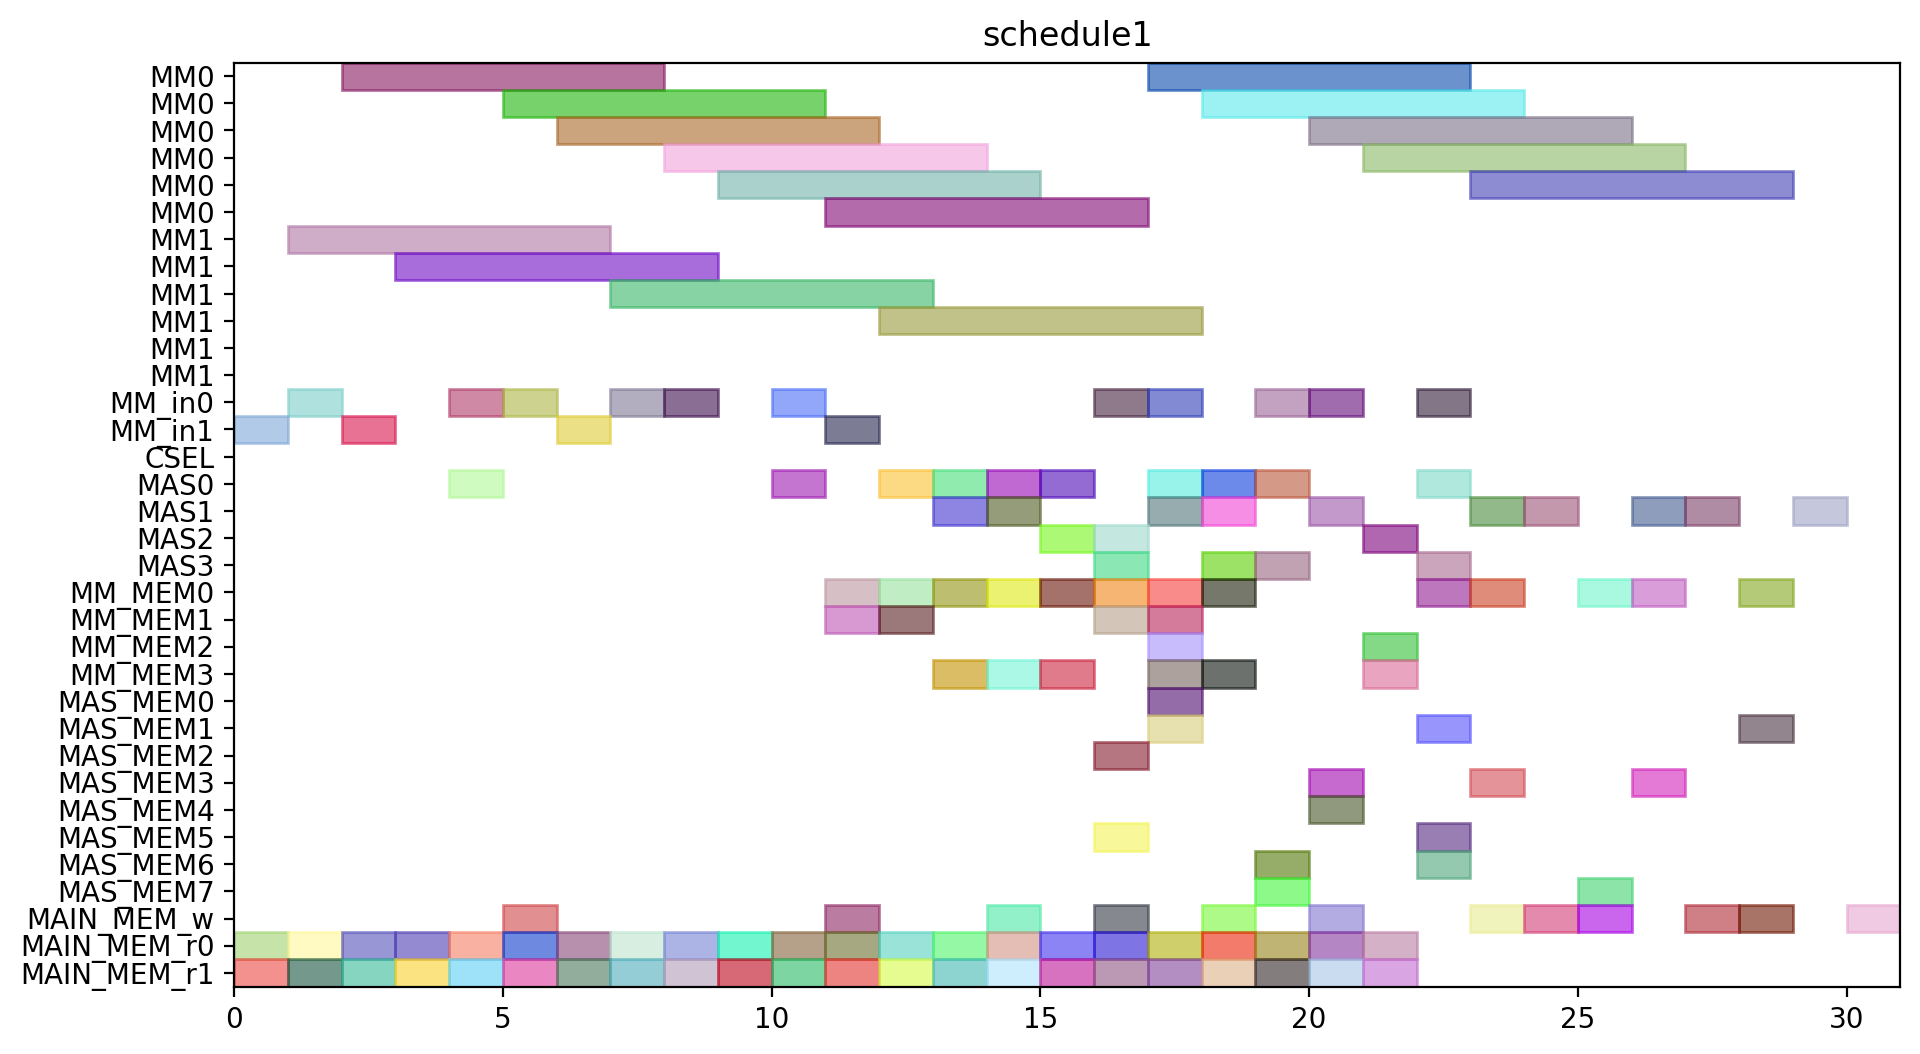

Write Python code to recreate this figure.
from pyschedule import Scenario, solvers, plotters, alt


def solve():
	horizon = 143
	S = Scenario("schedule1", horizon=horizon)

	# resource
	MM = S.Resources('MM', num=2, size=6)
	MM_in = S.Resources('MM_in', num=2)
	CSEL = S.Resource('CSEL')
	MAS = S.Resources('MAS', num=4, size=1, periods=range(1, horizon))
	MM_MEM = S.Resources('MM_MEM', num=4)
	MAS_MEM = S.Resources('MAS_MEM', num=8)
	MAIN_MEM_w = S.Resource('MAIN_MEM_w', size=1)
	MAIN_MEM_r = S.Resources('MAIN_MEM_r', num=2)

	# result of previous scheduling
	c20_t0_in = S.Task('c20_t0_in', length=1, delay_cost=1)
	S += c20_t0_in >= 0
	c20_t0_in += MM_in[1]

	c20_t0_mem0 = S.Task('c20_t0_mem0', length=1, delay_cost=1)
	S += c20_t0_mem0 >= 0
	c20_t0_mem0 += MAIN_MEM_r[0]

	c20_t0_mem1 = S.Task('c20_t0_mem1', length=1, delay_cost=1)
	S += c20_t0_mem1 >= 0
	c20_t0_mem1 += MAIN_MEM_r[1]

	c01_t1_in = S.Task('c01_t1_in', length=1, delay_cost=1)
	S += c01_t1_in >= 1
	c01_t1_in += MM_in[0]

	c01_t1_mem0 = S.Task('c01_t1_mem0', length=1, delay_cost=1)
	S += c01_t1_mem0 >= 1
	c01_t1_mem0 += MAIN_MEM_r[0]

	c01_t1_mem1 = S.Task('c01_t1_mem1', length=1, delay_cost=1)
	S += c01_t1_mem1 >= 1
	c01_t1_mem1 += MAIN_MEM_r[1]

	c20_t0 = S.Task('c20_t0', length=6, delay_cost=1)
	S += c20_t0 >= 1
	c20_t0 += MM[1]

	c01_t1 = S.Task('c01_t1', length=6, delay_cost=1)
	S += c01_t1 >= 2
	c01_t1 += MM[0]

	c11_t1_in = S.Task('c11_t1_in', length=1, delay_cost=1)
	S += c11_t1_in >= 2
	c11_t1_in += MM_in[1]

	c11_t1_mem0 = S.Task('c11_t1_mem0', length=1, delay_cost=1)
	S += c11_t1_mem0 >= 2
	c11_t1_mem0 += MAIN_MEM_r[0]

	c11_t1_mem1 = S.Task('c11_t1_mem1', length=1, delay_cost=1)
	S += c11_t1_mem1 >= 2
	c11_t1_mem1 += MAIN_MEM_r[1]

	c001_mem0 = S.Task('c001_mem0', length=1, delay_cost=1)
	S += c001_mem0 >= 3
	c001_mem0 += MAIN_MEM_r[0]

	c001_mem1 = S.Task('c001_mem1', length=1, delay_cost=1)
	S += c001_mem1 >= 3
	c001_mem1 += MAIN_MEM_r[1]

	c11_t1 = S.Task('c11_t1', length=6, delay_cost=1)
	S += c11_t1 >= 3
	c11_t1 += MM[1]

	c001 = S.Task('c001', length=1, delay_cost=1)
	S += c001 >= 4
	c001 += MAS[0]

	c10_t1_in = S.Task('c10_t1_in', length=1, delay_cost=1)
	S += c10_t1_in >= 4
	c10_t1_in += MM_in[0]

	c10_t1_mem0 = S.Task('c10_t1_mem0', length=1, delay_cost=1)
	S += c10_t1_mem0 >= 4
	c10_t1_mem0 += MAIN_MEM_r[0]

	c10_t1_mem1 = S.Task('c10_t1_mem1', length=1, delay_cost=1)
	S += c10_t1_mem1 >= 4
	c10_t1_mem1 += MAIN_MEM_r[1]

	c001_w = S.Task('c001_w', length=1, delay_cost=1)
	S += c001_w >= 5
	c001_w += MAIN_MEM_w

	c01_t0_in = S.Task('c01_t0_in', length=1, delay_cost=1)
	S += c01_t0_in >= 5
	c01_t0_in += MM_in[0]

	c01_t0_mem0 = S.Task('c01_t0_mem0', length=1, delay_cost=1)
	S += c01_t0_mem0 >= 5
	c01_t0_mem0 += MAIN_MEM_r[0]

	c01_t0_mem1 = S.Task('c01_t0_mem1', length=1, delay_cost=1)
	S += c01_t0_mem1 >= 5
	c01_t0_mem1 += MAIN_MEM_r[1]

	c10_t1 = S.Task('c10_t1', length=6, delay_cost=1)
	S += c10_t1 >= 5
	c10_t1 += MM[0]

	c01_t0 = S.Task('c01_t0', length=6, delay_cost=1)
	S += c01_t0 >= 6
	c01_t0 += MM[0]

	c21_t1_in = S.Task('c21_t1_in', length=1, delay_cost=1)
	S += c21_t1_in >= 6
	c21_t1_in += MM_in[1]

	c21_t1_mem0 = S.Task('c21_t1_mem0', length=1, delay_cost=1)
	S += c21_t1_mem0 >= 6
	c21_t1_mem0 += MAIN_MEM_r[0]

	c21_t1_mem1 = S.Task('c21_t1_mem1', length=1, delay_cost=1)
	S += c21_t1_mem1 >= 6
	c21_t1_mem1 += MAIN_MEM_r[1]

	c11_t0_in = S.Task('c11_t0_in', length=1, delay_cost=1)
	S += c11_t0_in >= 7
	c11_t0_in += MM_in[0]

	c11_t0_mem0 = S.Task('c11_t0_mem0', length=1, delay_cost=1)
	S += c11_t0_mem0 >= 7
	c11_t0_mem0 += MAIN_MEM_r[0]

	c11_t0_mem1 = S.Task('c11_t0_mem1', length=1, delay_cost=1)
	S += c11_t0_mem1 >= 7
	c11_t0_mem1 += MAIN_MEM_r[1]

	c21_t1 = S.Task('c21_t1', length=6, delay_cost=1)
	S += c21_t1 >= 7
	c21_t1 += MM[1]

	c11_t0 = S.Task('c11_t0', length=6, delay_cost=1)
	S += c11_t0 >= 8
	c11_t0 += MM[0]

	c21_t0_in = S.Task('c21_t0_in', length=1, delay_cost=1)
	S += c21_t0_in >= 8
	c21_t0_in += MM_in[0]

	c21_t0_mem0 = S.Task('c21_t0_mem0', length=1, delay_cost=1)
	S += c21_t0_mem0 >= 8
	c21_t0_mem0 += MAIN_MEM_r[0]

	c21_t0_mem1 = S.Task('c21_t0_mem1', length=1, delay_cost=1)
	S += c21_t0_mem1 >= 8
	c21_t0_mem1 += MAIN_MEM_r[1]

	c000_mem0 = S.Task('c000_mem0', length=1, delay_cost=1)
	S += c000_mem0 >= 9
	c000_mem0 += MAIN_MEM_r[0]

	c000_mem1 = S.Task('c000_mem1', length=1, delay_cost=1)
	S += c000_mem1 >= 9
	c000_mem1 += MAIN_MEM_r[1]

	c21_t0 = S.Task('c21_t0', length=6, delay_cost=1)
	S += c21_t0 >= 9
	c21_t0 += MM[0]

	c000 = S.Task('c000', length=1, delay_cost=1)
	S += c000 >= 10
	c000 += MAS[0]

	c10_t0_in = S.Task('c10_t0_in', length=1, delay_cost=1)
	S += c10_t0_in >= 10
	c10_t0_in += MM_in[0]

	c10_t0_mem0 = S.Task('c10_t0_mem0', length=1, delay_cost=1)
	S += c10_t0_mem0 >= 10
	c10_t0_mem0 += MAIN_MEM_r[0]

	c10_t0_mem1 = S.Task('c10_t0_mem1', length=1, delay_cost=1)
	S += c10_t0_mem1 >= 10
	c10_t0_mem1 += MAIN_MEM_r[1]

	c000_w = S.Task('c000_w', length=1, delay_cost=1)
	S += c000_w >= 11
	c000_w += MAIN_MEM_w

	c10_t0 = S.Task('c10_t0', length=6, delay_cost=1)
	S += c10_t0 >= 11
	c10_t0 += MM[0]

	c20_t1_in = S.Task('c20_t1_in', length=1, delay_cost=1)
	S += c20_t1_in >= 11
	c20_t1_in += MM_in[1]

	c20_t1_mem0 = S.Task('c20_t1_mem0', length=1, delay_cost=1)
	S += c20_t1_mem0 >= 11
	c20_t1_mem0 += MAIN_MEM_r[0]

	c20_t1_mem1 = S.Task('c20_t1_mem1', length=1, delay_cost=1)
	S += c20_t1_mem1 >= 11
	c20_t1_mem1 += MAIN_MEM_r[1]

	c01_t2_mem0 = S.Task('c01_t2_mem0', length=1, delay_cost=1)
	S += c01_t2_mem0 >= 12
	c01_t2_mem0 += MAIN_MEM_r[0]

	c01_t2_mem1 = S.Task('c01_t2_mem1', length=1, delay_cost=1)
	S += c01_t2_mem1 >= 12
	c01_t2_mem1 += MAIN_MEM_r[1]

	c20_t1 = S.Task('c20_t1', length=6, delay_cost=1)
	S += c20_t1 >= 12
	c20_t1 += MM[1]

	c01_t2 = S.Task('c01_t2', length=1, delay_cost=1)
	S += c01_t2 >= 13
	c01_t2 += MAS[1]

	c10_t3_mem0 = S.Task('c10_t3_mem0', length=1, delay_cost=1)
	S += c10_t3_mem0 >= 13
	c10_t3_mem0 += MAIN_MEM_r[0]

	c10_t3_mem1 = S.Task('c10_t3_mem1', length=1, delay_cost=1)
	S += c10_t3_mem1 >= 13
	c10_t3_mem1 += MAIN_MEM_r[1]

	c10_t3 = S.Task('c10_t3', length=1, delay_cost=1)
	S += c10_t3 >= 14
	c10_t3 += MAS[0]

	c11_t2_mem0 = S.Task('c11_t2_mem0', length=1, delay_cost=1)
	S += c11_t2_mem0 >= 14
	c11_t2_mem0 += MAIN_MEM_r[0]

	c11_t2_mem1 = S.Task('c11_t2_mem1', length=1, delay_cost=1)
	S += c11_t2_mem1 >= 14
	c11_t2_mem1 += MAIN_MEM_r[1]

	c01_t3_mem0 = S.Task('c01_t3_mem0', length=1, delay_cost=1)
	S += c01_t3_mem0 >= 15
	c01_t3_mem0 += MAIN_MEM_r[0]

	c01_t3_mem1 = S.Task('c01_t3_mem1', length=1, delay_cost=1)
	S += c01_t3_mem1 >= 15
	c01_t3_mem1 += MAIN_MEM_r[1]

	c11_t2 = S.Task('c11_t2', length=1, delay_cost=1)
	S += c11_t2 >= 15
	c11_t2 += MAS[2]

	c01_t3 = S.Task('c01_t3', length=1, delay_cost=1)
	S += c01_t3 >= 16
	c01_t3 += MAS[2]

	c10_t2_mem0 = S.Task('c10_t2_mem0', length=1, delay_cost=1)
	S += c10_t2_mem0 >= 16
	c10_t2_mem0 += MAIN_MEM_r[0]

	c10_t2_mem1 = S.Task('c10_t2_mem1', length=1, delay_cost=1)
	S += c10_t2_mem1 >= 16
	c10_t2_mem1 += MAIN_MEM_r[1]

	c10_t2 = S.Task('c10_t2', length=1, delay_cost=1)
	S += c10_t2 >= 17
	c10_t2 += MAS[0]

	c21_t2_mem0 = S.Task('c21_t2_mem0', length=1, delay_cost=1)
	S += c21_t2_mem0 >= 17
	c21_t2_mem0 += MAIN_MEM_r[0]

	c21_t2_mem1 = S.Task('c21_t2_mem1', length=1, delay_cost=1)
	S += c21_t2_mem1 >= 17
	c21_t2_mem1 += MAIN_MEM_r[1]

	c21_t2 = S.Task('c21_t2', length=1, delay_cost=1)
	S += c21_t2 >= 18
	c21_t2 += MAS[3]

	c21_t3_mem0 = S.Task('c21_t3_mem0', length=1, delay_cost=1)
	S += c21_t3_mem0 >= 18
	c21_t3_mem0 += MAIN_MEM_r[0]

	c21_t3_mem1 = S.Task('c21_t3_mem1', length=1, delay_cost=1)
	S += c21_t3_mem1 >= 18
	c21_t3_mem1 += MAIN_MEM_r[1]

	c11_t3_mem0 = S.Task('c11_t3_mem0', length=1, delay_cost=1)
	S += c11_t3_mem0 >= 19
	c11_t3_mem0 += MAIN_MEM_r[0]

	c11_t3_mem1 = S.Task('c11_t3_mem1', length=1, delay_cost=1)
	S += c11_t3_mem1 >= 19
	c11_t3_mem1 += MAIN_MEM_r[1]

	c21_t3 = S.Task('c21_t3', length=1, delay_cost=1)
	S += c21_t3 >= 19
	c21_t3 += MAS[3]

	c11_t3 = S.Task('c11_t3', length=1, delay_cost=1)
	S += c11_t3 >= 20
	c11_t3 += MAS[1]

	c20_t3_mem0 = S.Task('c20_t3_mem0', length=1, delay_cost=1)
	S += c20_t3_mem0 >= 20
	c20_t3_mem0 += MAIN_MEM_r[0]

	c20_t3_mem1 = S.Task('c20_t3_mem1', length=1, delay_cost=1)
	S += c20_t3_mem1 >= 20
	c20_t3_mem1 += MAIN_MEM_r[1]

	c20_t2_mem0 = S.Task('c20_t2_mem0', length=1, delay_cost=1)
	S += c20_t2_mem0 >= 21
	c20_t2_mem0 += MAIN_MEM_r[0]

	c20_t2_mem1 = S.Task('c20_t2_mem1', length=1, delay_cost=1)
	S += c20_t2_mem1 >= 21
	c20_t2_mem1 += MAIN_MEM_r[1]

	c20_t3 = S.Task('c20_t3', length=1, delay_cost=1)
	S += c20_t3 >= 21
	c20_t3 += MAS[2]

	c20_t2 = S.Task('c20_t2', length=1, delay_cost=1)
	S += c20_t2 >= 22
	c20_t2 += MAS[3]


	# new tasks
	c10_t4 = S.Task('c10_t4', length=6, delay_cost=1)
	c10_t4 += alt(MM)
	c10_t4_in = S.Task('c10_t4_in', length=1, delay_cost=1)
	c10_t4_in += alt(MM_in)
	S += c10_t4_in*MM_in[0]<=c10_t4*MM[0]
	S += c10_t4_in*MM_in[1]<=c10_t4*MM[1]
	c10_t4_mem0 = S.Task('c10_t4_mem0', length=1, delay_cost=1)
	c10_t4_mem0 += MAS_MEM[0]
	S += 17 < c10_t4_mem0
	S += c10_t4_mem0 <= c10_t4

	c10_t4_mem1 = S.Task('c10_t4_mem1', length=1, delay_cost=1)
	c10_t4_mem1 += MAS_MEM[1]
	S += 14 < c10_t4_mem1
	S += c10_t4_mem1 <= c10_t4

	c100 = S.Task('c100', length=1, delay_cost=1)
	c100 += alt(MAS)
	S += 17<c100

	c100_w = S.Task('c100_w', length=1, delay_cost=1)
	c100_w += alt(MAIN_MEM_w)
	S += c100 <= c100_w

	c100_mem0 = S.Task('c100_mem0', length=1, delay_cost=1)
	c100_mem0 += MM_MEM[0]
	S += 16 < c100_mem0
	S += c100_mem0 <= c100

	c100_mem1 = S.Task('c100_mem1', length=1, delay_cost=1)
	c100_mem1 += MM_MEM[1]
	S += 10 < c100_mem1
	S += c100_mem1 <= c100

	c10_t5 = S.Task('c10_t5', length=1, delay_cost=1)
	c10_t5 += alt(MAS)
	c10_t5_mem0 = S.Task('c10_t5_mem0', length=1, delay_cost=1)
	c10_t5_mem0 += MM_MEM[0]
	S += 16 < c10_t5_mem0
	S += c10_t5_mem0 <= c10_t5

	c10_t5_mem1 = S.Task('c10_t5_mem1', length=1, delay_cost=1)
	c10_t5_mem1 += MM_MEM[1]
	S += 10 < c10_t5_mem1
	S += c10_t5_mem1 <= c10_t5

	c20_t4 = S.Task('c20_t4', length=6, delay_cost=1)
	c20_t4 += alt(MM)
	c20_t4_in = S.Task('c20_t4_in', length=1, delay_cost=1)
	c20_t4_in += alt(MM_in)
	S += c20_t4_in*MM_in[0]<=c20_t4*MM[0]
	S += c20_t4_in*MM_in[1]<=c20_t4*MM[1]
	c20_t4_mem0 = S.Task('c20_t4_mem0', length=1, delay_cost=1)
	c20_t4_mem0 += MAS_MEM[6]
	S += 22 < c20_t4_mem0
	S += c20_t4_mem0 <= c20_t4

	c20_t4_mem1 = S.Task('c20_t4_mem1', length=1, delay_cost=1)
	c20_t4_mem1 += MAS_MEM[5]
	S += 21 < c20_t4_mem1
	S += c20_t4_mem1 <= c20_t4

	c200 = S.Task('c200', length=1, delay_cost=1)
	c200 += alt(MAS)
	S += 22<c200

	c200_w = S.Task('c200_w', length=1, delay_cost=1)
	c200_w += alt(MAIN_MEM_w)
	S += c200 <= c200_w

	c200_mem0 = S.Task('c200_mem0', length=1, delay_cost=1)
	c200_mem0 += MM_MEM[2]
	S += 6 < c200_mem0
	S += c200_mem0 <= c200

	c200_mem1 = S.Task('c200_mem1', length=1, delay_cost=1)
	c200_mem1 += MM_MEM[3]
	S += 17 < c200_mem1
	S += c200_mem1 <= c200

	c20_t5 = S.Task('c20_t5', length=1, delay_cost=1)
	c20_t5 += alt(MAS)
	c20_t5_mem0 = S.Task('c20_t5_mem0', length=1, delay_cost=1)
	c20_t5_mem0 += MM_MEM[2]
	S += 6 < c20_t5_mem0
	S += c20_t5_mem0 <= c20_t5

	c20_t5_mem1 = S.Task('c20_t5_mem1', length=1, delay_cost=1)
	c20_t5_mem1 += MM_MEM[3]
	S += 17 < c20_t5_mem1
	S += c20_t5_mem1 <= c20_t5

	c01_t4 = S.Task('c01_t4', length=6, delay_cost=1)
	c01_t4 += alt(MM)
	c01_t4_in = S.Task('c01_t4_in', length=1, delay_cost=1)
	c01_t4_in += alt(MM_in)
	S += c01_t4_in*MM_in[0]<=c01_t4*MM[0]
	S += c01_t4_in*MM_in[1]<=c01_t4*MM[1]
	c01_t4_mem0 = S.Task('c01_t4_mem0', length=1, delay_cost=1)
	c01_t4_mem0 += MAS_MEM[2]
	S += 13 < c01_t4_mem0
	S += c01_t4_mem0 <= c01_t4

	c01_t4_mem1 = S.Task('c01_t4_mem1', length=1, delay_cost=1)
	c01_t4_mem1 += MAS_MEM[5]
	S += 16 < c01_t4_mem1
	S += c01_t4_mem1 <= c01_t4

	c010 = S.Task('c010', length=1, delay_cost=1)
	c010 += alt(MAS)
	S += 13<c010

	c010_w = S.Task('c010_w', length=1, delay_cost=1)
	c010_w += alt(MAIN_MEM_w)
	S += c010 <= c010_w

	c010_mem0 = S.Task('c010_mem0', length=1, delay_cost=1)
	c010_mem0 += MM_MEM[0]
	S += 11 < c010_mem0
	S += c010_mem0 <= c010

	c010_mem1 = S.Task('c010_mem1', length=1, delay_cost=1)
	c010_mem1 += MM_MEM[1]
	S += 7 < c010_mem1
	S += c010_mem1 <= c010

	c01_t5 = S.Task('c01_t5', length=1, delay_cost=1)
	c01_t5 += alt(MAS)
	c01_t5_mem0 = S.Task('c01_t5_mem0', length=1, delay_cost=1)
	c01_t5_mem0 += MM_MEM[0]
	S += 11 < c01_t5_mem0
	S += c01_t5_mem0 <= c01_t5

	c01_t5_mem1 = S.Task('c01_t5_mem1', length=1, delay_cost=1)
	c01_t5_mem1 += MM_MEM[1]
	S += 7 < c01_t5_mem1
	S += c01_t5_mem1 <= c01_t5

	c11_t4 = S.Task('c11_t4', length=6, delay_cost=1)
	c11_t4 += alt(MM)
	c11_t4_in = S.Task('c11_t4_in', length=1, delay_cost=1)
	c11_t4_in += alt(MM_in)
	S += c11_t4_in*MM_in[0]<=c11_t4*MM[0]
	S += c11_t4_in*MM_in[1]<=c11_t4*MM[1]
	c11_t4_mem0 = S.Task('c11_t4_mem0', length=1, delay_cost=1)
	c11_t4_mem0 += MAS_MEM[4]
	S += 15 < c11_t4_mem0
	S += c11_t4_mem0 <= c11_t4

	c11_t4_mem1 = S.Task('c11_t4_mem1', length=1, delay_cost=1)
	c11_t4_mem1 += MAS_MEM[3]
	S += 20 < c11_t4_mem1
	S += c11_t4_mem1 <= c11_t4

	c110 = S.Task('c110', length=1, delay_cost=1)
	c110 += alt(MAS)
	S += 15<c110

	c110_w = S.Task('c110_w', length=1, delay_cost=1)
	c110_w += alt(MAIN_MEM_w)
	S += c110 <= c110_w

	c110_mem0 = S.Task('c110_mem0', length=1, delay_cost=1)
	c110_mem0 += MM_MEM[0]
	S += 13 < c110_mem0
	S += c110_mem0 <= c110

	c110_mem1 = S.Task('c110_mem1', length=1, delay_cost=1)
	c110_mem1 += MM_MEM[3]
	S += 8 < c110_mem1
	S += c110_mem1 <= c110

	c11_t5 = S.Task('c11_t5', length=1, delay_cost=1)
	c11_t5 += alt(MAS)
	c11_t5_mem0 = S.Task('c11_t5_mem0', length=1, delay_cost=1)
	c11_t5_mem0 += MM_MEM[0]
	S += 13 < c11_t5_mem0
	S += c11_t5_mem0 <= c11_t5

	c11_t5_mem1 = S.Task('c11_t5_mem1', length=1, delay_cost=1)
	c11_t5_mem1 += MM_MEM[3]
	S += 8 < c11_t5_mem1
	S += c11_t5_mem1 <= c11_t5

	c21_t4 = S.Task('c21_t4', length=6, delay_cost=1)
	c21_t4 += alt(MM)
	c21_t4_in = S.Task('c21_t4_in', length=1, delay_cost=1)
	c21_t4_in += alt(MM_in)
	S += c21_t4_in*MM_in[0]<=c21_t4*MM[0]
	S += c21_t4_in*MM_in[1]<=c21_t4*MM[1]
	c21_t4_mem0 = S.Task('c21_t4_mem0', length=1, delay_cost=1)
	c21_t4_mem0 += MAS_MEM[6]
	S += 18 < c21_t4_mem0
	S += c21_t4_mem0 <= c21_t4

	c21_t4_mem1 = S.Task('c21_t4_mem1', length=1, delay_cost=1)
	c21_t4_mem1 += MAS_MEM[7]
	S += 19 < c21_t4_mem1
	S += c21_t4_mem1 <= c21_t4

	c210 = S.Task('c210', length=1, delay_cost=1)
	c210 += alt(MAS)
	S += 18<c210

	c210_w = S.Task('c210_w', length=1, delay_cost=1)
	c210_w += alt(MAIN_MEM_w)
	S += c210 <= c210_w

	c210_mem0 = S.Task('c210_mem0', length=1, delay_cost=1)
	c210_mem0 += MM_MEM[0]
	S += 14 < c210_mem0
	S += c210_mem0 <= c210

	c210_mem1 = S.Task('c210_mem1', length=1, delay_cost=1)
	c210_mem1 += MM_MEM[3]
	S += 12 < c210_mem1
	S += c210_mem1 <= c210

	c21_t5 = S.Task('c21_t5', length=1, delay_cost=1)
	c21_t5 += alt(MAS)
	c21_t5_mem0 = S.Task('c21_t5_mem0', length=1, delay_cost=1)
	c21_t5_mem0 += MM_MEM[0]
	S += 14 < c21_t5_mem0
	S += c21_t5_mem0 <= c21_t5

	c21_t5_mem1 = S.Task('c21_t5_mem1', length=1, delay_cost=1)
	c21_t5_mem1 += MM_MEM[3]
	S += 12 < c21_t5_mem1
	S += c21_t5_mem1 <= c21_t5

	c101 = S.Task('c101', length=1, delay_cost=1)
	c101 += alt(MAS)
	S += 17<c101

	c101_w = S.Task('c101_w', length=1, delay_cost=1)
	c101_w += alt(MAIN_MEM_w)
	S += c101 <= c101_w

	c101_mem0 = S.Task('c101_mem0', length=1, delay_cost=1)
	c101_mem0 += alt(MM_MEM)
	S += (c10_t4*MM[0])-1 < c101_mem0*MM_MEM[0]
	S += (c10_t4*MM[1])-1 < c101_mem0*MM_MEM[2]
	S += c101_mem0 <= c101

	c101_mem1 = S.Task('c101_mem1', length=1, delay_cost=1)
	c101_mem1 += alt(MAS_MEM)
	S += (c10_t5*MAS[0])-1 < c101_mem1*MAS_MEM[1]
	S += (c10_t5*MAS[1])-1 < c101_mem1*MAS_MEM[3]
	S += (c10_t5*MAS[2])-1 < c101_mem1*MAS_MEM[5]
	S += (c10_t5*MAS[3])-1 < c101_mem1*MAS_MEM[7]
	S += c101_mem1 <= c101

	c201 = S.Task('c201', length=1, delay_cost=1)
	c201 += alt(MAS)
	S += 22<c201

	c201_w = S.Task('c201_w', length=1, delay_cost=1)
	c201_w += alt(MAIN_MEM_w)
	S += c201 <= c201_w

	c201_mem0 = S.Task('c201_mem0', length=1, delay_cost=1)
	c201_mem0 += alt(MM_MEM)
	S += (c20_t4*MM[0])-1 < c201_mem0*MM_MEM[0]
	S += (c20_t4*MM[1])-1 < c201_mem0*MM_MEM[2]
	S += c201_mem0 <= c201

	c201_mem1 = S.Task('c201_mem1', length=1, delay_cost=1)
	c201_mem1 += alt(MAS_MEM)
	S += (c20_t5*MAS[0])-1 < c201_mem1*MAS_MEM[1]
	S += (c20_t5*MAS[1])-1 < c201_mem1*MAS_MEM[3]
	S += (c20_t5*MAS[2])-1 < c201_mem1*MAS_MEM[5]
	S += (c20_t5*MAS[3])-1 < c201_mem1*MAS_MEM[7]
	S += c201_mem1 <= c201

	c011 = S.Task('c011', length=1, delay_cost=1)
	c011 += alt(MAS)
	S += 13<c011

	c011_w = S.Task('c011_w', length=1, delay_cost=1)
	c011_w += alt(MAIN_MEM_w)
	S += c011 <= c011_w

	c011_mem0 = S.Task('c011_mem0', length=1, delay_cost=1)
	c011_mem0 += alt(MM_MEM)
	S += (c01_t4*MM[0])-1 < c011_mem0*MM_MEM[0]
	S += (c01_t4*MM[1])-1 < c011_mem0*MM_MEM[2]
	S += c011_mem0 <= c011

	c011_mem1 = S.Task('c011_mem1', length=1, delay_cost=1)
	c011_mem1 += alt(MAS_MEM)
	S += (c01_t5*MAS[0])-1 < c011_mem1*MAS_MEM[1]
	S += (c01_t5*MAS[1])-1 < c011_mem1*MAS_MEM[3]
	S += (c01_t5*MAS[2])-1 < c011_mem1*MAS_MEM[5]
	S += (c01_t5*MAS[3])-1 < c011_mem1*MAS_MEM[7]
	S += c011_mem1 <= c011

	c111 = S.Task('c111', length=1, delay_cost=1)
	c111 += alt(MAS)
	S += 15<c111

	c111_w = S.Task('c111_w', length=1, delay_cost=1)
	c111_w += alt(MAIN_MEM_w)
	S += c111 <= c111_w

	c111_mem0 = S.Task('c111_mem0', length=1, delay_cost=1)
	c111_mem0 += alt(MM_MEM)
	S += (c11_t4*MM[0])-1 < c111_mem0*MM_MEM[0]
	S += (c11_t4*MM[1])-1 < c111_mem0*MM_MEM[2]
	S += c111_mem0 <= c111

	c111_mem1 = S.Task('c111_mem1', length=1, delay_cost=1)
	c111_mem1 += alt(MAS_MEM)
	S += (c11_t5*MAS[0])-1 < c111_mem1*MAS_MEM[1]
	S += (c11_t5*MAS[1])-1 < c111_mem1*MAS_MEM[3]
	S += (c11_t5*MAS[2])-1 < c111_mem1*MAS_MEM[5]
	S += (c11_t5*MAS[3])-1 < c111_mem1*MAS_MEM[7]
	S += c111_mem1 <= c111

	c211 = S.Task('c211', length=1, delay_cost=1)
	c211 += alt(MAS)
	S += 18<c211

	c211_w = S.Task('c211_w', length=1, delay_cost=1)
	c211_w += alt(MAIN_MEM_w)
	S += c211 <= c211_w

	c211_mem0 = S.Task('c211_mem0', length=1, delay_cost=1)
	c211_mem0 += alt(MM_MEM)
	S += (c21_t4*MM[0])-1 < c211_mem0*MM_MEM[0]
	S += (c21_t4*MM[1])-1 < c211_mem0*MM_MEM[2]
	S += c211_mem0 <= c211

	c211_mem1 = S.Task('c211_mem1', length=1, delay_cost=1)
	c211_mem1 += alt(MAS_MEM)
	S += (c21_t5*MAS[0])-1 < c211_mem1*MAS_MEM[1]
	S += (c21_t5*MAS[1])-1 < c211_mem1*MAS_MEM[3]
	S += (c21_t5*MAS[2])-1 < c211_mem1*MAS_MEM[5]
	S += (c21_t5*MAS[3])-1 < c211_mem1*MAS_MEM[7]
	S += c211_mem1 <= c211

	solvers.mip.solve(S,msg=1,kind='CPLEX',ratio_gap=1.01)

	solution = [['hoge']*len(S.solution()[1]) for i in range(len(S.solution()))]
	for i in range(len(S.solution())):
		for j in range(len(S.solution()[i])):
			solution[i][j]=str(S.solution()[i][j])
	print(solution)

	cycles = int(solution[-1][3])

	pic_file_name = "/home/mfukuda/ABE/multiRAM_multiMAS_16mux/scheduling_result/stage6MM2_stage1MAS4/FROB/schedule1.png"
	if(S.solution() != []):
		plotters.matplotlib.plot(S,img_filename=pic_file_name, show_task_labels=False, fig_size=(cycles*0.25+3, 6))

	return solution
